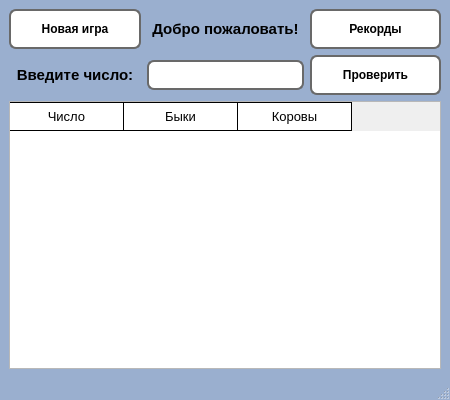
<?xml version="1.0" encoding="UTF-8"?>
<ui version="4.0">
 <class>BullsAndCows</class>
 <widget class="QMainWindow" name="BullsAndCows">
  <property name="geometry">
   <rect>
    <x>0</x>
    <y>0</y>
    <width>450</width>
    <height>400</height>
   </rect>
  </property>
  <property name="sizePolicy">
   <sizepolicy hsizetype="Fixed" vsizetype="Expanding">
    <horstretch>0</horstretch>
    <verstretch>0</verstretch>
   </sizepolicy>
  </property>
  <property name="minimumSize">
   <size>
    <width>450</width>
    <height>400</height>
   </size>
  </property>
  <property name="maximumSize">
   <size>
    <width>450</width>
    <height>16777215</height>
   </size>
  </property>
  <property name="windowTitle">
   <string>BullsAndCows</string>
  </property>
  <property name="styleSheet">
   <string notr="true">QMainWindow{
	background-color: rgb(154, 175, 207);
}</string>
  </property>
  <widget class="QWidget" name="centralwidget">
   <layout class="QGridLayout" name="gridLayout">
    <item row="0" column="2">
     <widget class="QPushButton" name="m_pB_records">
      <property name="minimumSize">
       <size>
        <width>100</width>
        <height>40</height>
       </size>
      </property>
      <property name="font">
       <font>
        <bold>true</bold>
       </font>
      </property>
      <property name="styleSheet">
       <string notr="true">QPushButton{
 background-color: #FFFFFF;
 border: 2px solid #696969;
 border-radius: 7px;
 padding: 5px;
}

QPushButton:pressed {
 background-color: #A9A9A9;
 border: 2px solid #696969;
 border-radius: 7px;
 padding: 5px;
}</string>
      </property>
      <property name="text">
       <string>Рекорды</string>
      </property>
     </widget>
    </item>
    <item row="0" column="1">
     <widget class="QLabel" name="m_label_top">
      <property name="font">
       <font>
        <family>Segoe UI</family>
        <pointsize>11</pointsize>
        <bold>true</bold>
       </font>
      </property>
      <property name="styleSheet">
       <string notr="true">QLabel{
	font: 11pt &quot;Segoe UI&quot;;
 //background-color: rgba(255, 255, 255, 0.3);
 //border: 2px solid rgba(255, 255, 255, 0.3);
 border-radius: 7px;
 padding: 5px;
}</string>
      </property>
      <property name="text">
       <string>Добро пожаловать!</string>
      </property>
      <property name="alignment">
       <set>Qt::AlignCenter</set>
      </property>
     </widget>
    </item>
    <item row="2" column="2">
     <widget class="QPushButton" name="m_pB_Attempt">
      <property name="minimumSize">
       <size>
        <width>100</width>
        <height>40</height>
       </size>
      </property>
      <property name="font">
       <font>
        <bold>true</bold>
       </font>
      </property>
      <property name="styleSheet">
       <string notr="true">QPushButton{
 background-color: #FFFFFF;
 border: 2px solid #696969;
 border-radius: 7px;
 padding: 5px;
}

QPushButton:pressed {
 background-color: #A9A9A9;
 border: 2px solid #696969;
 border-radius: 7px;
 padding: 5px;
}</string>
      </property>
      <property name="text">
       <string>Проверить</string>
      </property>
     </widget>
    </item>
    <item row="0" column="0">
     <widget class="QPushButton" name="m_pB_NewGame">
      <property name="minimumSize">
       <size>
        <width>100</width>
        <height>40</height>
       </size>
      </property>
      <property name="font">
       <font>
        <bold>true</bold>
       </font>
      </property>
      <property name="styleSheet">
       <string notr="true">QPushButton{
 background-color: #FFFFFF;
 border: 2px solid #696969;
 border-radius: 7px;
 padding: 5px;
}

QPushButton:pressed {
 background-color: #A9A9A9;
 border: 2px solid #696969;
 border-radius: 7px;
 padding: 5px;
}</string>
      </property>
      <property name="text">
       <string>Новая игра</string>
      </property>
     </widget>
    </item>
    <item row="2" column="0">
     <widget class="QLabel" name="label">
      <property name="font">
       <font>
        <family>Segoe UI</family>
        <pointsize>11</pointsize>
        <bold>true</bold>
       </font>
      </property>
      <property name="styleSheet">
       <string notr="true">QLabel{
	font: 11pt &quot;Segoe UI&quot;;
 //background-color: rgba(255, 255, 255, 0.3);
 //border: 2px solid rgba(255, 255, 255, 0.3);
 border-radius: 7px;
 padding: 5px;
}</string>
      </property>
      <property name="text">
       <string>Введите число:</string>
      </property>
      <property name="alignment">
       <set>Qt::AlignCenter</set>
      </property>
     </widget>
    </item>
    <item row="2" column="1">
     <widget class="QLineEdit" name="m_lineEdit">
      <property name="sizePolicy">
       <sizepolicy hsizetype="Preferred" vsizetype="Fixed">
        <horstretch>0</horstretch>
        <verstretch>0</verstretch>
       </sizepolicy>
      </property>
      <property name="styleSheet">
       <string notr="true">QLineEdit{
 background-color: #FFFFFF;
 border: 2px solid #696969;
 border-radius: 7px;
 padding: 5px;
}</string>
      </property>
      <property name="maxLength">
       <number>4</number>
      </property>
      <property name="alignment">
       <set>Qt::AlignCenter</set>
      </property>
     </widget>
    </item>
    <item row="3" column="0" colspan="3">
     <widget class="QTableWidget" name="m_tableWidget">
      <property name="sizePolicy">
       <sizepolicy hsizetype="Preferred" vsizetype="Preferred">
        <horstretch>0</horstretch>
        <verstretch>0</verstretch>
       </sizepolicy>
      </property>
      <property name="minimumSize">
       <size>
        <width>0</width>
        <height>0</height>
       </size>
      </property>
      <property name="layoutDirection">
       <enum>Qt::LeftToRight</enum>
      </property>
      <property name="autoFillBackground">
       <bool>false</bool>
      </property>
      <property name="styleSheet">
       <string notr="true">QHeaderView::section {
    background-color: #FFFFFF;
    padding: 4px;
    font-size: 10pt;
    border-style: none;
    border-bottom: 1px solid rgb(0, 0, 0);
    border-right: 1px solid rgb(0, 0, 0);
}

QHeaderView::section:horizontal
{
    border-top: 1px solid rgb(0, 0, 0);
}

QHeaderView::section:vertical
{
    border-left: 1px solid rgb(0, 0, 0);
}

QTableWidget QTableCornerButton::section {
    background-color: #FFFFFF;
    border: 1px solid rgb(0, 0, 0);
}</string>
      </property>
      <property name="frameShape">
       <enum>QFrame::StyledPanel</enum>
      </property>
      <property name="frameShadow">
       <enum>QFrame::Sunken</enum>
      </property>
      <property name="sizeAdjustPolicy">
       <enum>QAbstractScrollArea::AdjustIgnored</enum>
      </property>
      <property name="editTriggers">
       <set>QAbstractItemView::NoEditTriggers</set>
      </property>
      <property name="selectionMode">
       <enum>QAbstractItemView::NoSelection</enum>
      </property>
      <property name="showGrid">
       <bool>true</bool>
      </property>
      <property name="gridStyle">
       <enum>Qt::SolidLine</enum>
      </property>
      <property name="sortingEnabled">
       <bool>false</bool>
      </property>
      <property name="wordWrap">
       <bool>true</bool>
      </property>
      <property name="cornerButtonEnabled">
       <bool>true</bool>
      </property>
      <attribute name="horizontalHeaderCascadingSectionResizes">
       <bool>false</bool>
      </attribute>
      <attribute name="horizontalHeaderDefaultSectionSize">
       <number>114</number>
      </attribute>
      <attribute name="horizontalHeaderShowSortIndicator" stdset="0">
       <bool>false</bool>
      </attribute>
      <attribute name="horizontalHeaderStretchLastSection">
       <bool>false</bool>
      </attribute>
      <column>
       <property name="text">
        <string>Число</string>
       </property>
      </column>
      <column>
       <property name="text">
        <string>Быки</string>
       </property>
      </column>
      <column>
       <property name="text">
        <string>Коровы</string>
       </property>
      </column>
     </widget>
    </item>
   </layout>
  </widget>
  <widget class="QMenuBar" name="menubar">
   <property name="geometry">
    <rect>
     <x>0</x>
     <y>0</y>
     <width>450</width>
     <height>22</height>
    </rect>
   </property>
  </widget>
  <widget class="QStatusBar" name="statusbar"/>
 </widget>
 <resources/>
 <connections/>
</ui>
